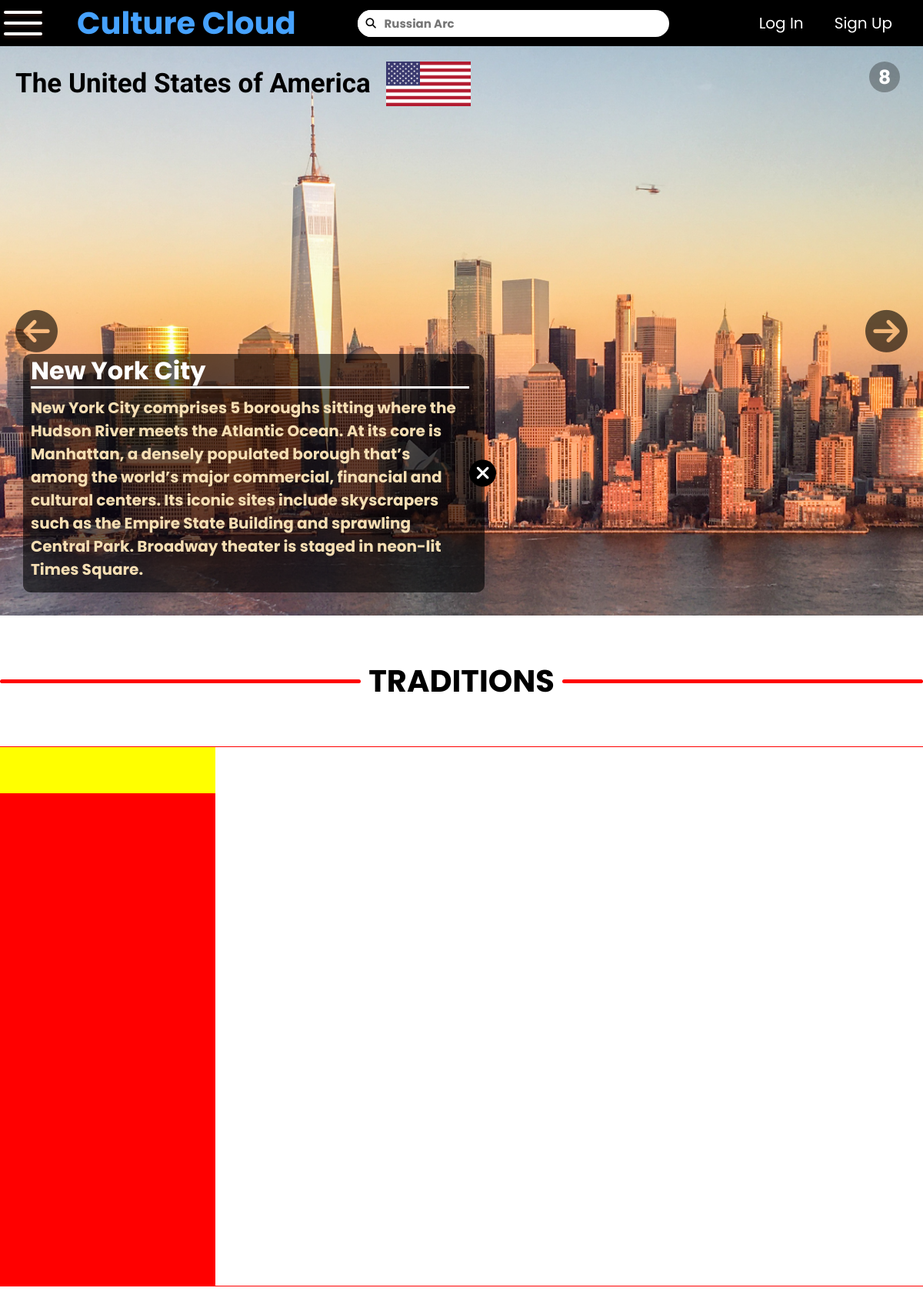
/cultureInfo, run on the app's committed database.
### culture_cloud/models.py (models this page shows, shortened)
class countryBannerImg(models.Model):
    country = models.ForeignKey(Country, on_delete=models.CASCADE)
    image_name = models.CharField(max_length=80)
    image_description = models.CharField(max_length=500)
    image_upload = models.ImageField(upload_to='culture_cloud/countryBannerImg/')
    def __str__(self):
        return self.image_name

class Country(models.Model):
    country_name = models.CharField(max_length=100)
    country_location = models.CharField(max_length=100)
    country_flag = models.ImageField(upload_to='culture_cloud/countryFlags/')
    country_description = models.CharField(max_length=200)
    country_population = models.IntegerField(default=0)

### culture_cloud/views.py (the view)
# urls.py: path('cultureInfo', views.cultureInfo, name="cultureInfo"),
def cultureInfo(request):
    testCountry = Country.objects.get(country_name__contains="The United")
    testImgs = testCountry.countrybannerimg_set.all()
    testVids = testCountry.countrybannervid_set.all()
    print(testImgs)
    return render(request, 'culture_cloud/cultureInfo.html', {'country': testCountry, 'bannerImgs': testImgs, 'bannerVids': testVids})

### culture_cloud/templates/culture_cloud/cultureInfo.html (shortened to what this page needs)
<!DOCTYPE html>
{% load static %}
<html>
    <head>
        <link rel="stylesheet" href="{% static 'style/cultureInfo.css' %}">
    </head>
    <body>
        {% include 'culture_cloud/navBar.html' %}
        <div class="mainCont">
            <div class="mainContent">
                {% for bannerImg in bannerImgs %}
                    {% if bannerImg == bannerImgs.0 %}
                        <div class="contentCont currentContent">
                            <img src="{{ bannerImg.image_upload.url }}" class="contentItem">
                            <div class="contentInfo">
                                <div class="infoCtrl" onclick="displayContInfo()">
                                    <i class="fas fa-times closeBtn"></i>
                                </div>
                                <div class="infoCont">
                                    <h1>{{ bannerImg.image_name }}</h1>
                                    <h2>{{ bannerImg.image_description }}</h2>
                                </div>
                            </div>
                        </div>
                    {% endif %}
                {% endfor %}
            </div>
            <div class="contentOverlay">
                <div class="carouselCtrl" onclick="carouselControl()">
                    <h1></h1>
                </div>
                <div class="cultureInfo">
                    <h1>{{ country.country_name }}</h1>
                    <img src="{{ country.country_flag.url }}">
                </div>
                <i class="fas fa-arrow-circle-left bannerArrow" id="bannerArrow_left" onclick="prevBannerImg()"></i>
                <i class="fas fa-arrow-circle-right bannerArrow" id="bannerArrow_right" onclick="nextBannerImg()"></i>
            </div>
        </div>
        <div class="sectionCont" id="traditionSec" style="height: 1000px;">
            <div class="sectionHeader">
                <div></div>
                <h1>Traditions</h1>
                <div></div>
            </div>
            <div class="traditionCont">
                <div class="traditionSelection">
                    <ul class="traditionList">
                        <li>
                        </li>
                    </ul>
                </div>
            </div>
        </div>
    </body>
</html>

### culture_cloud/static/style/cultureInfo.css (style rules this page uses)
:root { --contWidth: 1200px; }
* { margin: 0; }
body { display: flex; flex-direction: column; align-items: center; }
.cultureInfo { width: fit-content; height: auto; display: flex; flex-direction: row; position: absolute; align-items: center; top: 20px; left: 20px; user-select: none; }
.cultureInfo h1 { font-family: 'Roboto', sans-serif; font-size: 35px; color: rgb(0, 0, 0); margin-right: 20px; max-width: 600px; }
.cultureInfo img { width: 110px; height: auto; }
.mainCont { width: 100%; height: calc(100vh - 60px); position: relative; overflow: hidden; margin-top: 60px; }
.mainContent { width: 100%; height: 100%; display: block; overflow: hidden; }
.contentCont { width: 100%; height: 100%; position: absolute; top: 0; display: none; }
.contentItem { width: 100%; height: 100%; object-fit: cover; position: relative; }
.currentContent { display: block !important; }
.contentInfo { position: absolute; width: 600px; height: auto; bottom: 30px; left: 30px; z-index: 1; border-radius: 10px; font-family: 'Poppins', sans-serif; background-color: rgba(0, 0, 0,0.6); transition: width 1s ease; }
.infoCtrl { width: 35px; height: 35px; position: absolute; right: -15px; top: 50%; transform: translateY(-50%); border-radius: 50%; display: flex; align-items: center; justify-content: center; cursor: pointer; user-select: none; background-color: rgba(0, 0, 0,1); }
.infoCtrl i { color: white; }
.closeBtn { font-size: 25px; }
.infoCont { width: 100%; height: auto; max-height: 350px; overflow-y: scroll; overflow-x: hidden; margin: 0; }
.infoCont h1 { color: white; width: 95%; margin: 2px 0 10px 10px; white-space: nowrap; overflow: hidden; border-bottom: 3px solid white; text-overflow: ellipsis; line-height: 40px; }
.infoCont h2 { color: wheat; font-size: 20px; margin: 0 0 15px 10px; width: 565px; }
.contentOverlay { width: 100%; height: 100%; position: absolute; left: 0; top: 0; overflow: hidden; }
.bannerArrow { position: relative; top: 50%; transform: translateY(-50%); font-size: 55px; cursor: pointer; opacity: 0.6; }
#bannerArrow_left { margin-left: 20px; }
#bannerArrow_right { float: right; margin-right: 20px; }
.carouselCtrl { width: 40px; height: 40px; position: absolute; right: 30px; top: 20px; display: flex; align-items: center; justify-content: center; border-radius: 50%; background-color: rgba(0, 0, 0,0.3); user-select: none; cursor: pointer; }
.carouselCtrl h1 { font-family: 'Poppins', sans-serif; font-size: 25px; line-height: 25px; color: white; display: block; }
.sectionCont { width: 100%; height: auto; display: flex; flex-direction: column; align-items: center; }
.sectionHeader { width: 1200px; height: 90px; display: flex; flex-direction: row; align-items: center; margin: 40px auto; }
.sectionHeader div { flex-grow: 1; flex-basis: 1; height: 5px; background-color: red; border-radius: 5px; }
.sectionHeader h1 { font-family: 'Poppins', sans-serif; font-size: 40px; margin: 0 10px; text-transform: uppercase; }
.traditionCont { width: 1200px; height: 700px; display: flex; flex-direction: row; border: 1px solid red; }
.traditionSelection { width: 280px; height: 100%; display: block; overflow-y: scroll; }
.traditionList { width: 100%; height: 100%; list-style-type: none; background-color: red; padding: 0; }
.traditionList li { display: block; width: 100%; height: 60px; cursor: pointer; background-color: yellow; }

### culture_cloud/static/style/navBar.css (style rules this page uses)
:root { --navColor: #46a2ff; }
* { margin: 0; }

### data on the page
countryBannerImg: image_upload (picture), image_name "New York City", image_description "New York City comprises 5 boroughs sitting where the Hudson River meets the Atlantic Ocean. At its core is Manhattan, a densely populated borough that’s among the world’s major commercial, financial and cultural centers. Its iconic sites include skyscrapers such as the Empire State Building and sprawling Central Park. Broadway theater is staged in neon-lit Times Square."
Country: country_name "The United States of America", country_flag (picture)
